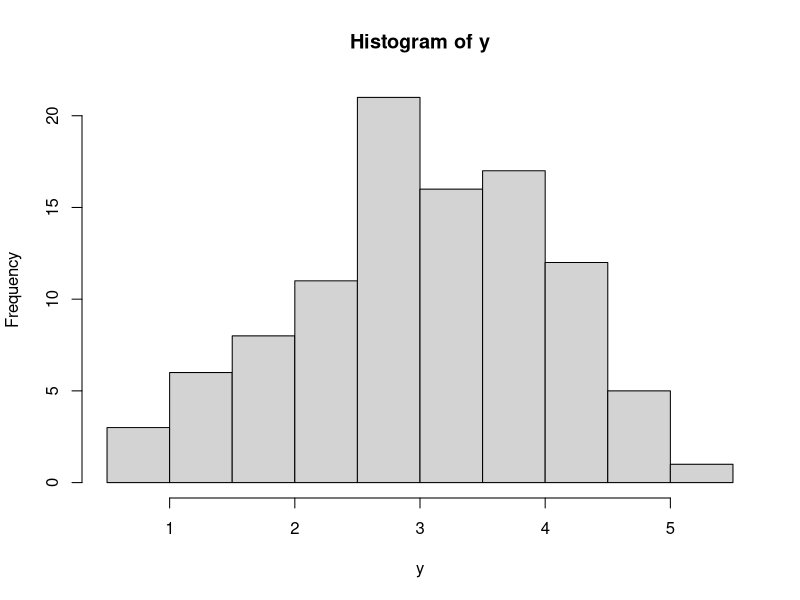
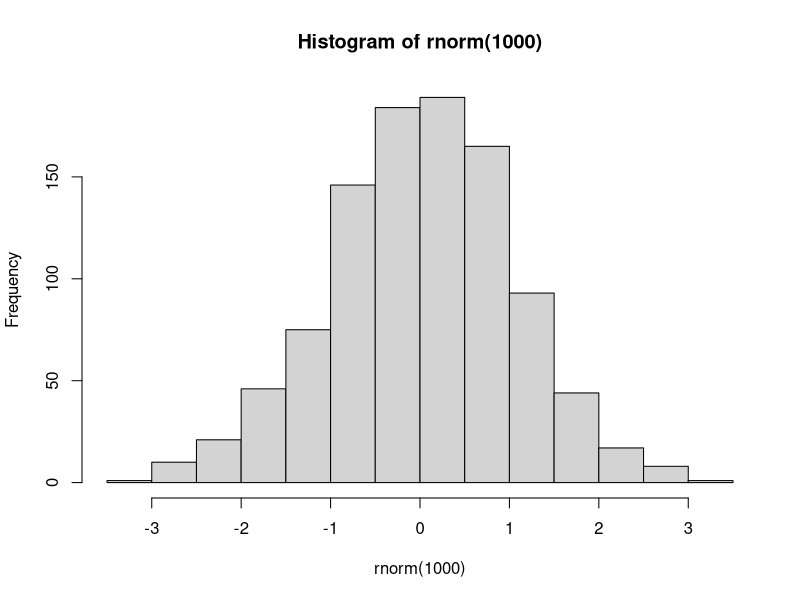
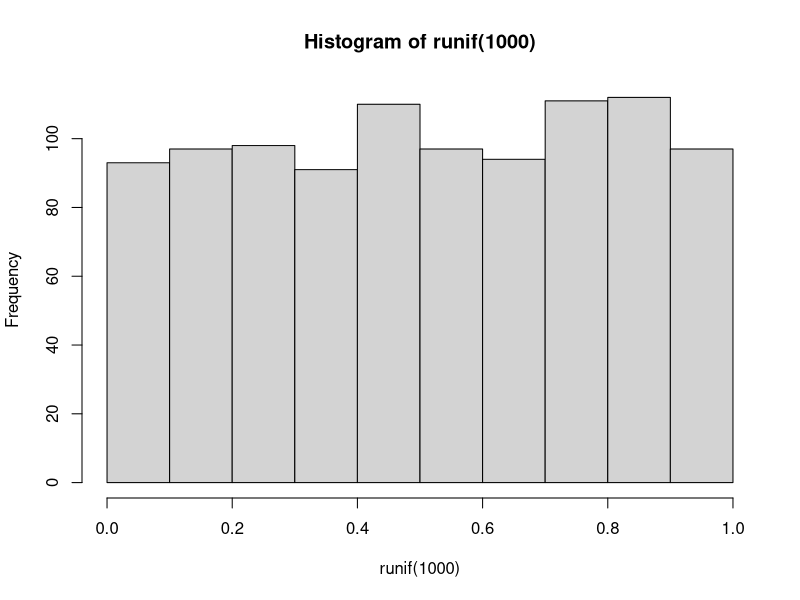
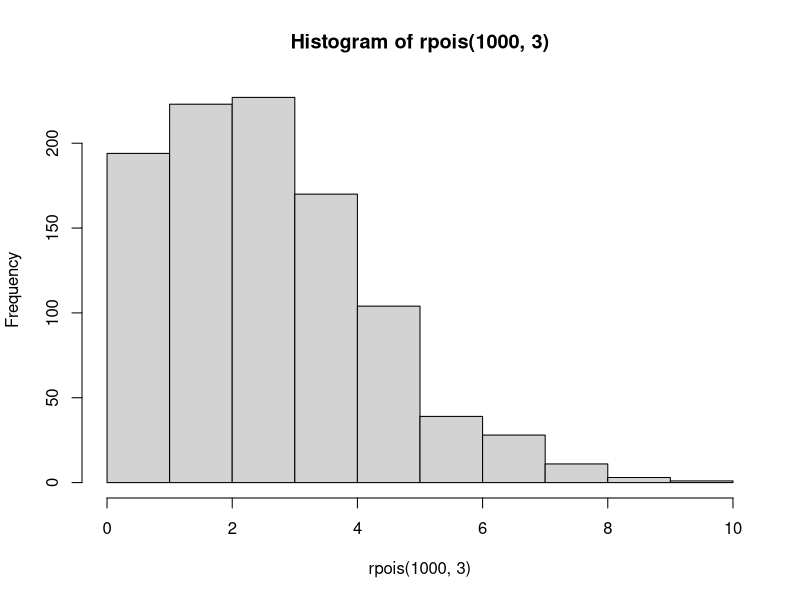
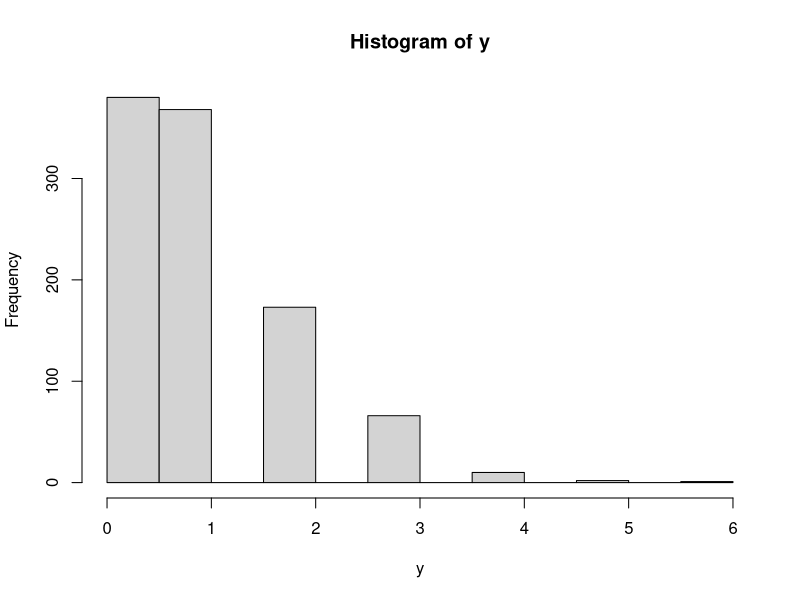

Write the R code that produced these figures, in order.

### RANDOM NUMBER GENERATION ###

### generate 100 numbers with the mean 3

rnorm (100, mean = 3)

y <- rnorm (100, mean = 3)

### lets plot a histogram to check the distribution

hist (y)

### default is mean = 0, sd = 1)

rnorm (10)

### running it several times gives us pseudo-random nrs

### same thing for poison distribution

rpois (100, lambda = 3)

### or there is also the uniform distribution
### you can find a values between 0 and 1
### as default (min and max)

runif (100)

### to give you a little overview of this distributions

hist(rnorm(1000))
hist(runif(1000))
hist(rpois(1000, 3))

### using set.seed to fix the number generator

set.seed(45)
rnorm (10)

### there is a variety of random nr generators
### rng.kind argument in set.seed to change the generator

### Exercise to random number generation

# 1. Get 100 random nrs which are uniformly distributed.
# Those numbers should be between 1 and 100.
x <- runif (100, 1, 100) #correct
runif(1:100)
# 2. Get a vector from this random numbers
# consisting of every tenth value
 x [seq (from = 10, by = 10, length = 10)]
 x

# 3. Find out what the argument lambda does in rpois by manipulating it
 
y <- rpois(1000, lambda = 1)
hist (y)
